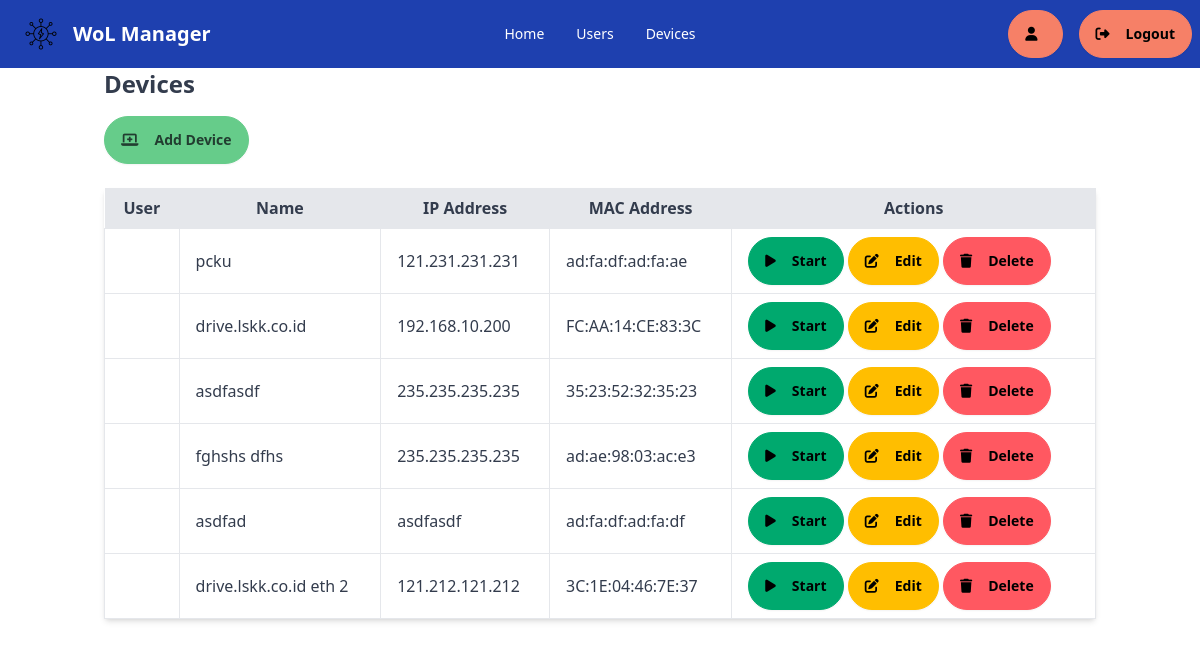
Before: /devices (signed in) with the older database file.
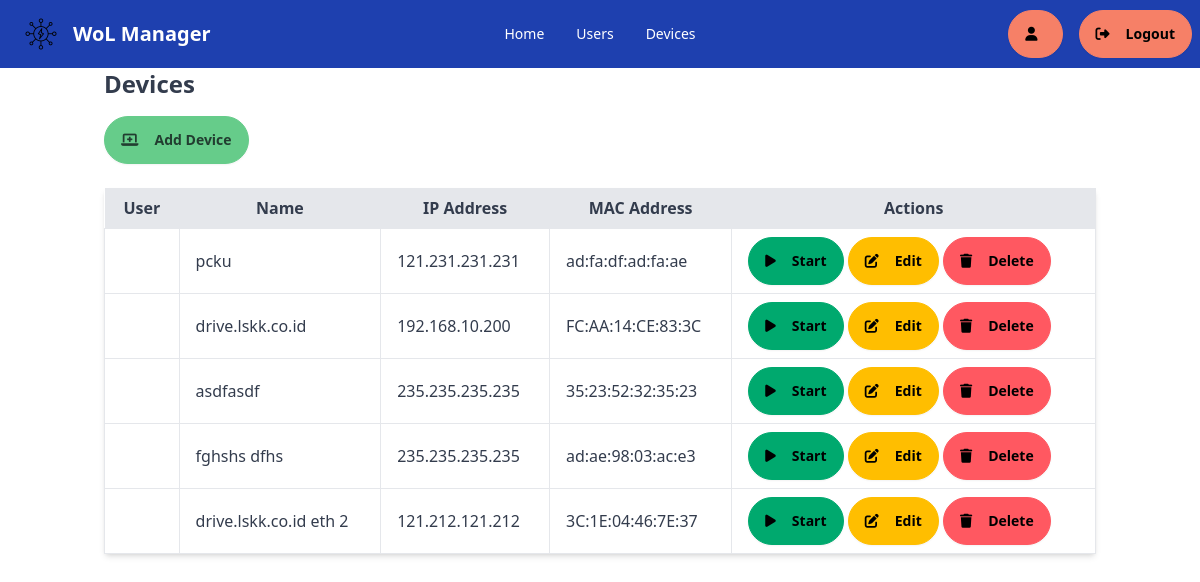
After: the same page with the newer database file.
### tables this page shows
CREATE TABLE devices (
                            id INTEGER PRIMARY KEY AUTOINCREMENT,
                            device_name TEXT,
                            mac_address TEXT,
                            ip_address TEXT,
                            user_id INTEGER,
                            FOREIGN KEY(user_id) REFERENCES users(id));

### main.py (the view)
@app.route('/devices')
def devices():
    if 'user' not in session:
        return redirect(url_for('login'))
    with get_db_connection() as conn:
        devices = conn.execute("SELECT * FROM devices").fetchall()
    return render_template('devices.html', devices=devices)

### main.py (called while the page is built)
def get_db_connection():
    conn = sqlite3.connect('database.db')
    conn.row_factory = sqlite3.Row
    return conn

### templates/devices.html (shortened to what this page needs)
{% extends 'base.html' %}
{% block content %}
<h1 class="text-2xl font-bold mb-4">Devices</h1>
<a href="{{ url_for('add_device') }}" class="btn btn-primary rounded-full">
    <i class="fas fa-laptop-medical mr-2"></i>
    Add Device
</a>
<table class="min-w-full bg-white shadow-md rounded my-6">
    <thead>
        <tr>
            {% if session['role'] == 'admin' %}
            <th class="py-2 px-4 bg-gray-200">User</th>
            {% else %}
            <th class="py-2 px-4 bg-gray-200">ID</th>
            {% endif %}
            <th class="py-2 px-4 bg-gray-200">Name</th>
            <th class="py-2 px-4 bg-gray-200">IP Address</th>
            <th class="py-2 px-4 bg-gray-200">MAC Address</th>
            <th class="py-2 px-4 bg-gray-200">Actions</th>
        </tr>
    </thead>
    <tbody>
        {% for device in devices %}
        <tr>
            {% if session['role'] == 'admin' %}
            <td class="border px-4 py-2">{{ device.owner_username }}</td>
            {% else %}
            <td class="border px-4 py-2">{{ device.id }}</td>
            {% endif %}
            <td class="border px-4 py-2">{{ device.device_name }}</td>
            <td class="border px-4 py-2">{{ device.ip_address }}</td>
            <td class="border px-4 py-2">{{ device.mac_address }}</td>
            <td class="border px-4 py-2">
                <form action="{{ url_for('start_device', device_id=device.id) }}" method="post" style="display:inline;">
                    <button type="submit" class="btn btn-success rounded-full">
                        <i class="fas fa-play mr-2"></i>
                        Start
                    </button>
                </form>
                <a href="{{ url_for('edit_device', device_id=device.id) }}" class="btn btn-warning rounded-full">
                    <i class="fas fa-edit mr-2"></i>
                    Edit
                </a>
                <form action="{{ url_for('delete_device', device_id=device.id) }}" method="POST" style="display:inline;">
                    <button type="submit" class="btn btn-error rounded-full">
                        <i class="fas fa-trash mr-2"></i>
                        Delete
                    </button>
                </form>
            </td>
        </tr>
        {% endfor %}
    </tbody>
</table>
{% endblock %}

Changed rows visible on the page:
removed devices: device_name "asdfad", ip_address "asdfasdf", mac_address "ad:fa:df:ad:fa:df"
